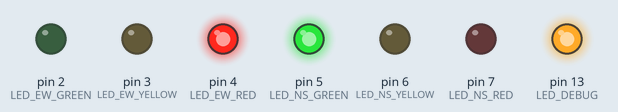
Recording of a sketch running on a simulated Arduino Uno, built with avr-gcc and run on an emulated ATmega328P. On the bench: output pins drawn as LEDs (lit = HIGH).

Above: at 1.2 s.
At 6.2 s:
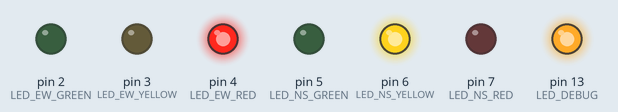
At 8.2 s:
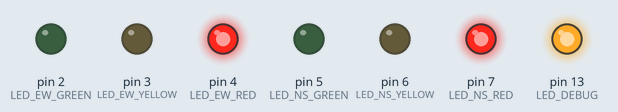
At 10.7 s:
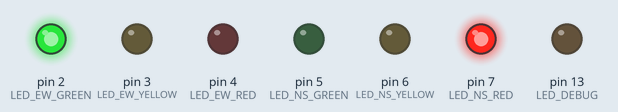
At 15.7 s:
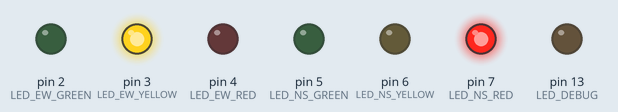
At 20.7 s:
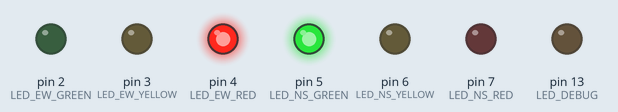
Timing chart, 0 to 21.8 s (numbered marks = the images above):
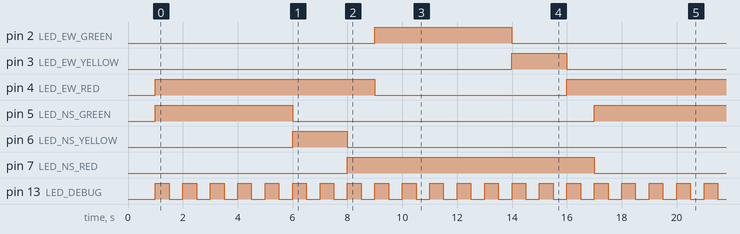

The sketch:

Stoplight_Statemachine_v1.ino
```cpp
// Make labels for each pin being used
#define LED_NS_RED          7
#define LED_NS_YELLOW       6
#define LED_NS_GREEN        5
#define LED_EW_RED          4
#define LED_EW_YELLOW       3
#define LED_EW_GREEN        2

#define LED_DEBUG          13

// Make labels for each state the stop light has (each one must have unique id)
#define S_NS_RED            0
#define S_NS_GREEN          1
#define S_NS_YELLOW         2
#define S_EW_RED            3
#define S_EW_GREEN          4
#define S_EW_YELLOW         5

// Declare functions
void All_Off();
void All_Red();
void NS_Green();
void NS_Yellow();
void EW_Green();
void EW_Yellow();

// Initialize global variables
unsigned long Next_Light_Change = 0;
int Current_State;
int Next_State;

// The setup routine runs once (when the board turns on, when you press reset, or when
// you program the board)
void setup() {
    // Set pins with LEDs connected as outputs
    pinMode(LED_NS_RED, OUTPUT);
    pinMode(LED_NS_YELLOW, OUTPUT);
    pinMode(LED_NS_GREEN, OUTPUT);
    pinMode(LED_EW_RED, OUTPUT);
    pinMode(LED_EW_YELLOW, OUTPUT);
    pinMode(LED_EW_GREEN, OUTPUT);

    pinMode(LED_DEBUG, OUTPUT);

    // Turn all lights off
    All_Off();

    // Initial state variables
    Current_State = S_NS_RED;
    Next_State = S_NS_GREEN;

    // Wait a sec
    delay(1000);
}

// The loop routine runs repeatedly after the setup routine has ended
void loop() {

    // Check if time to change state
    if (millis() >= Next_Light_Change) {
        Current_State = Next_State; // Change current state to next state

        // Both ways red
        if (Current_State == S_NS_RED) {            // Check if current state
            Next_State = S_NS_GREEN;                // Set next state
            All_Red();                              // Change Lights (calls function)
            Next_Light_Change = millis() + 1000;    // Schedual next state change
        }
        // North South green
        else if (Current_State == S_NS_GREEN) {
            Next_State = S_NS_YELLOW;
            NS_Green();
            Next_Light_Change = millis() + 5000;
        }
        // North South yellow
        else if (Current_State == S_NS_YELLOW) {
            Next_State = S_EW_RED;
            NS_Yellow();
            Next_Light_Change = millis() + 2000;
        }
        // Both ways red
        else if (Current_State == S_EW_RED) {
            Next_State = S_EW_GREEN;
            All_Red();
            Next_Light_Change = millis() + 1000;
        }
        // East West green
        else if (Current_State == S_EW_GREEN) {
            Next_State = S_EW_YELLOW;
            EW_Green();
            Next_Light_Change = millis() + 5000;
        }
        // East West yellow
        else if (Current_State == S_EW_YELLOW) {
            Next_State = S_NS_RED;
            EW_Yellow();
            Next_Light_Change = millis() + 2000;
        }
        // State Error Catch
        else {
            Next_State = S_NS_RED; // reset state machine
            All_Off();
        }
    }

    // Blink Debug LED (to prove multitasking)
    if (millis() / 500 % 2 == 0) {
        digitalWrite(LED_DEBUG, HIGH);
    } else {
        digitalWrite(LED_DEBUG, LOW);
    }
}

// Function definitions
void All_Off() {
    digitalWrite(LED_NS_RED, LOW);
    digitalWrite(LED_NS_YELLOW, LOW);
    digitalWrite(LED_NS_GREEN, LOW);
    digitalWrite(LED_EW_RED, LOW);
    digitalWrite(LED_EW_YELLOW, LOW);
    digitalWrite(LED_EW_GREEN, LOW);
}

void All_Red() {
    digitalWrite(LED_NS_RED, HIGH);
    digitalWrite(LED_NS_YELLOW, LOW);
    digitalWrite(LED_NS_GREEN, LOW);
    digitalWrite(LED_EW_RED, HIGH);
    digitalWrite(LED_EW_YELLOW, LOW);
    digitalWrite(LED_EW_GREEN, LOW);
}

void NS_Green() {
    digitalWrite(LED_NS_RED, LOW);
    digitalWrite(LED_NS_YELLOW, LOW);
    digitalWrite(LED_NS_GREEN, HIGH);
    digitalWrite(LED_EW_RED, HIGH);
    digitalWrite(LED_EW_YELLOW, LOW);
    digitalWrite(LED_EW_GREEN, LOW);
}

void NS_Yellow() {
    digitalWrite(LED_NS_RED, LOW);
    digitalWrite(LED_NS_YELLOW, HIGH);
    digitalWrite(LED_NS_GREEN, LOW);
    digitalWrite(LED_EW_RED, HIGH);
    digitalWrite(LED_EW_YELLOW, LOW);
    digitalWrite(LED_EW_GREEN, LOW);
}

void EW_Green() {
    digitalWrite(LED_NS_RED, HIGH);
    digitalWrite(LED_NS_YELLOW, LOW);
    digitalWrite(LED_NS_GREEN, LOW);
    digitalWrite(LED_EW_RED, LOW);
    digitalWrite(LED_EW_YELLOW, LOW);
    digitalWrite(LED_EW_GREEN, HIGH);
}

void EW_Yellow() {
    digitalWrite(LED_NS_RED, HIGH);
    digitalWrite(LED_NS_YELLOW, LOW);
    digitalWrite(LED_NS_GREEN, LOW);
    digitalWrite(LED_EW_RED, LOW);
    digitalWrite(LED_EW_YELLOW, HIGH);
    digitalWrite(LED_EW_GREEN, LOW);
}
```

Measured:
- by itself, pin 2 (LED_EW_GREEN), pin 5 (LED_NS_GREEN): alternates HIGH for 5.0 s and LOW for 11.0 s
- by itself, pin 3 (LED_EW_YELLOW), pin 6 (LED_NS_YELLOW): alternates HIGH for 2.0 s and LOW for 14.0 s
- by itself, pin 4 (LED_EW_RED): alternates HIGH for 8.5 s and LOW for 7.0 s
- by itself, pin 7 (LED_NS_RED): alternates HIGH for 9.0 s and LOW for 7.0 s
- by itself, pin 13 (LED_DEBUG): alternates HIGH for 0.50 s and LOW for 0.50 s
